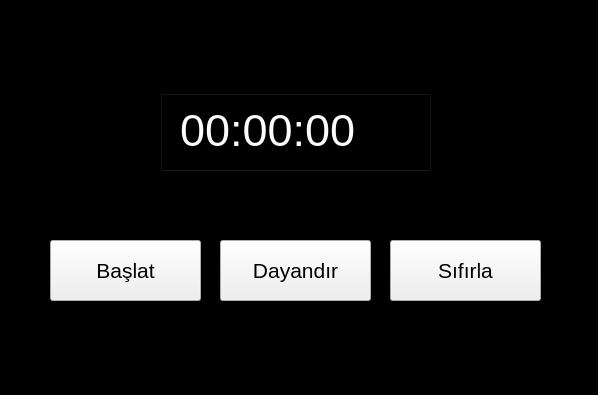
<?xml version="1.0" encoding="UTF-8"?>
<ui version="4.0">
 <class>Form</class>
 <widget class="QWidget" name="Form">
  <property name="geometry">
   <rect>
    <x>0</x>
    <y>0</y>
    <width>598</width>
    <height>395</height>
   </rect>
  </property>
  <property name="windowTitle">
   <string>Form</string>
  </property>
  <property name="styleSheet">
   <string notr="true">#Form{
background-color: rgb(0, 0, 0);
}</string>
  </property>
  <widget class="QPushButton" name="baslat_button">
   <property name="geometry">
    <rect>
     <x>50</x>
     <y>240</y>
     <width>151</width>
     <height>61</height>
    </rect>
   </property>
   <property name="font">
    <font>
     <family>Microsoft YaHei UI</family>
     <pointsize>16</pointsize>
    </font>
   </property>
   <property name="text">
    <string>Başlat</string>
   </property>
  </widget>
  <widget class="QPushButton" name="dayandir_button">
   <property name="geometry">
    <rect>
     <x>220</x>
     <y>240</y>
     <width>151</width>
     <height>61</height>
    </rect>
   </property>
   <property name="font">
    <font>
     <family>Microsoft YaHei UI</family>
     <pointsize>16</pointsize>
    </font>
   </property>
   <property name="text">
    <string>Dayandır</string>
   </property>
  </widget>
  <widget class="QLabel" name="main_vaxt">
   <property name="geometry">
    <rect>
     <x>180</x>
     <y>80</y>
     <width>241</width>
     <height>101</height>
    </rect>
   </property>
   <property name="font">
    <font>
     <family>Microsoft YaHei UI</family>
     <pointsize>34</pointsize>
    </font>
   </property>
   <property name="styleSheet">
    <string notr="true">color: rgb(255, 255, 255);</string>
   </property>
   <property name="text">
    <string>00:00:00</string>
   </property>
  </widget>
  <widget class="QGroupBox" name="groupBox">
   <property name="geometry">
    <rect>
     <x>160</x>
     <y>90</y>
     <width>271</width>
     <height>81</height>
    </rect>
   </property>
   <property name="title">
    <string/>
   </property>
  </widget>
  <widget class="QPushButton" name="dayandir_button_2">
   <property name="geometry">
    <rect>
     <x>390</x>
     <y>240</y>
     <width>151</width>
     <height>61</height>
    </rect>
   </property>
   <property name="font">
    <font>
     <family>Microsoft YaHei UI</family>
     <pointsize>16</pointsize>
    </font>
   </property>
   <property name="text">
    <string>Sıfırla</string>
   </property>
  </widget>
 </widget>
 <resources/>
 <connections/>
</ui>
